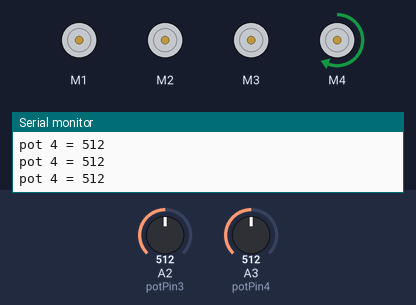
This sketch was run on a simulated Arduino Uno, built with avr-gcc and run on an emulated ATmega328P. Shown: 4 × DC motor (green arrow = forward, orange = backward, longer = faster), the last lines printed to the serial monitor. The inputs (shaded band) are chosen by the test bench; at power-on: A3 (potPin4) = 512, A2 (potPin3) = 512.

Above: at 1.2 s.
1.3 s: A3 (potPin4) set to 741
4.1 s: A3 (potPin4) set to 759
At 6.3 s:
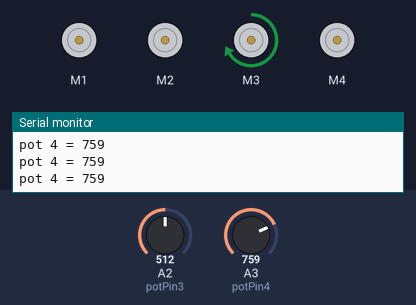
7.0 s: A2 (potPin3) set to 491
At 9.0 s:
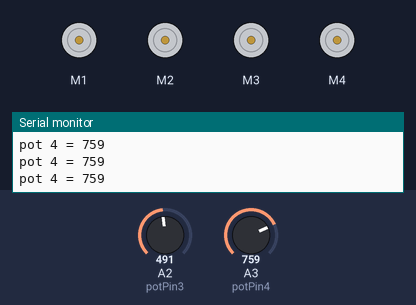
10.0 s: A2 (potPin3) set to 510
At 12.4 s:
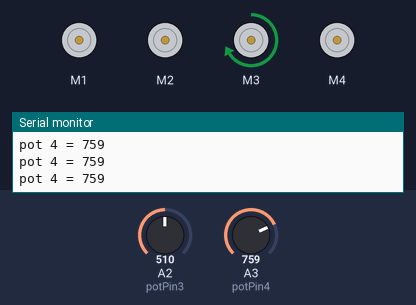
12.7 s: A2 (potPin3) set to 490
At 14.6 s:
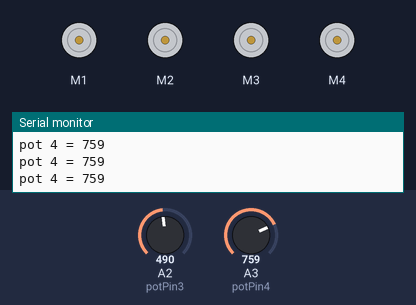
Timing chart, 0 to 16.1 s (numbered marks = the images above; inputs shaded):
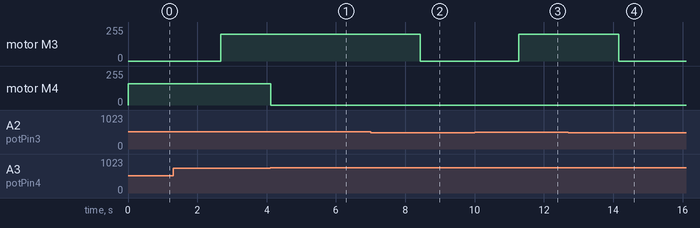

Measured:
- the behaviour switches between 749 and 750 on A3 (potPin4) (found by bisection; images 0 and 1)
- the behaviour switches between 501 and 500 on A2 (potPin3) (found by bisection; images 1 and 2)
- after the input at 4.1 s, motor M4: forward 160/255 → stopped at once
- after the input at 7.0 s, motor M3: forward 200/255 → stopped after 1.4 s
- after the input at 10.0 s, motor M3: stopped → forward 200/255 after 1.3 s
- after the input at 12.7 s, motor M3: forward 200/255 → stopped after 1.5 s

The sketch:

indep_starting_position.ino
```cpp
#include <AFMotor.h>

AF_DCMotor motor1(1);
AF_DCMotor motor2(2);
AF_DCMotor motor3(3);
AF_DCMotor motor4(4);

int potPin1 = 0;
int potPin2 = 1;
int potPin3 = 2;
int potPin4 = 3;

int val1 = 0;
int val2 = 0;
int val3 = 0;
int val4 = 0;
int i,j,k,l;

void setup()
{
  Serial.begin(9600);

  motor1.setSpeed(100);
  motor2.setSpeed(100);
  motor3.setSpeed(200);
  motor4.setSpeed(160);

  motor1.run(RELEASE);
  motor2.run(RELEASE);
  motor3.run(RELEASE);
  motor4.run(RELEASE);

}

void loop()
{
  Serial.println("beginning");

  Serial.println("loop 4");
  for(l=0;l<200;l++)
  {
    val4 = analogRead(potPin4);
    Serial.print("pot 4 = ");
    Serial.println(val4);
    if(val4<750) //814-817
    {
      motor4.run(FORWARD);
    }
    else
    {
      motor4.run(BACKWARD);
      //delay(200);
      motor4.run(RELEASE);
    }
    //delay(1000);
  }

  /*Serial.println("loop 1");
  //iterations of i are the number of seconds it polls the pots for
  for(i=0;i<10;i++)
  {
    val1 = analogRead(potPin1);
    Serial.print("pot 1 = ");
    Serial.println(val1);
    if(val1<450) //if(val1<600)    670
    {
      motor1.run(BACKWARD);
    }
    else
    {
      motor1.run(FORWARD);
      //delay(200);        //run motor in opposite direction for a split second to make clean stop
      motor1.run(RELEASE);
    }
    //delay(1000);
  }*/


  Serial.println("loop 3");
  for(k=0;k<10;k++)
  {
    val3 = analogRead(potPin3);
    Serial.print("pot 3 = ");
    Serial.println(val3);
    if(val3>500) //358
    {
      motor3.run(FORWARD);
    }
    else
    {
      motor3.run(BACKWARD);
      //delay(200);
      motor3.run(RELEASE);
    }
    //delay(1000);
  }

  /*Serial.println("loop 2");
  for(j=0;j<1;j++)
  {
    val2 = analogRead(potPin2);
    Serial.print("pot 2 = ");
    Serial.println(val2);
    if(val2>400) //305
    {
      motor2.run(BACKWARD);
    }
    else
    {
      motor2.run(FORWARD);
      //delay(200);
      motor2.run(RELEASE);
    }
    //delay(1000);
  }
  */
}
```
